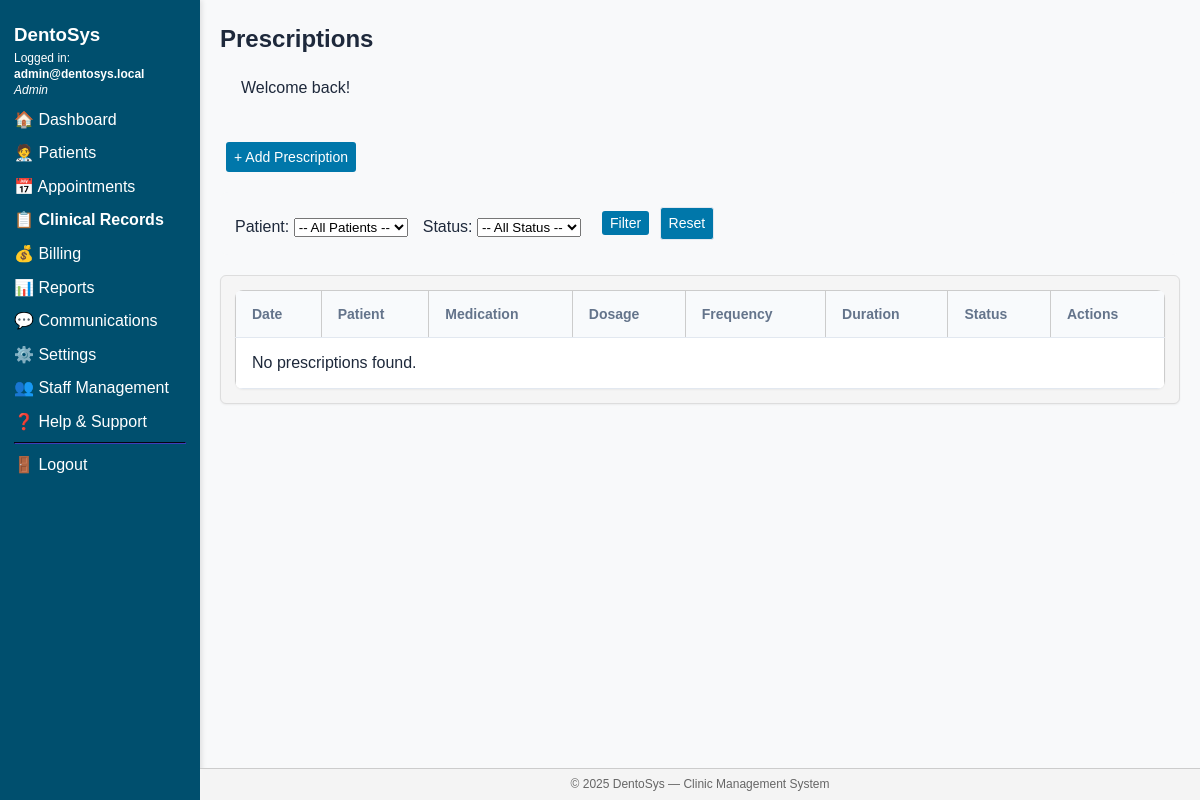
The app's page /pages/records/prescriptions.php (signed in), older data.
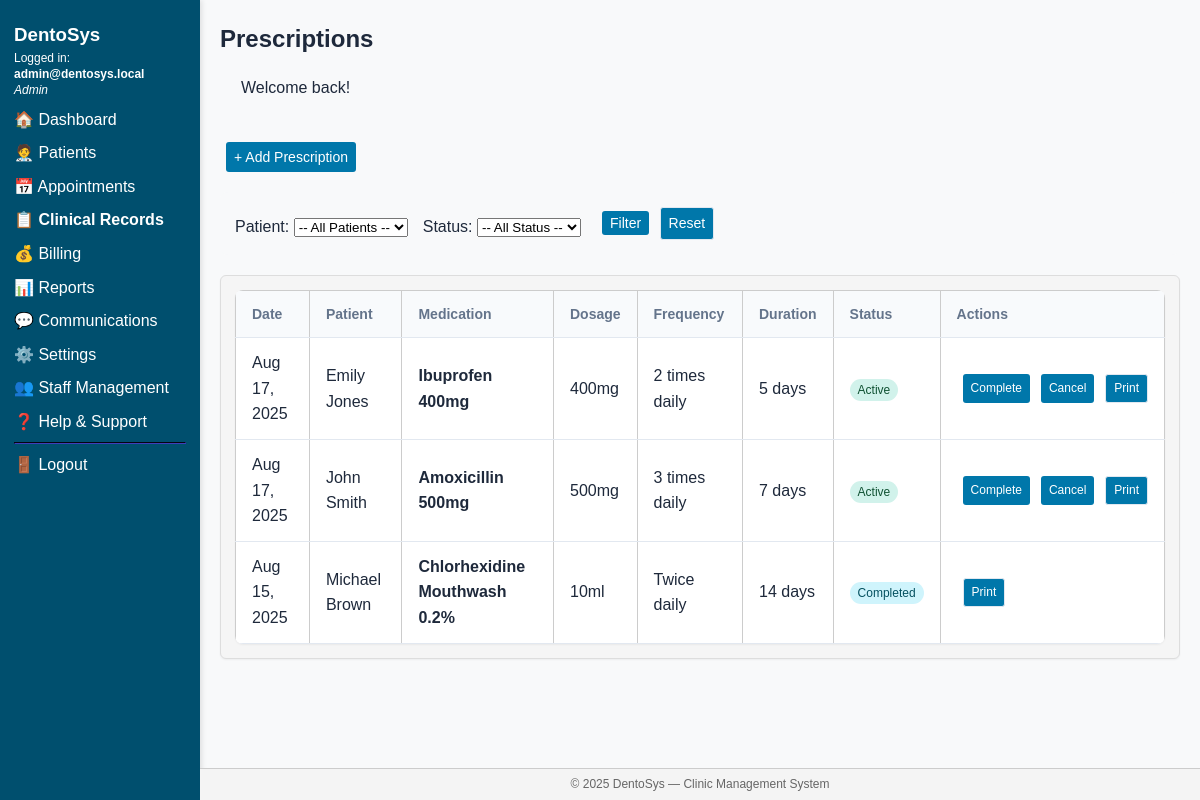
The same page, newer data.
### tables this page shows
CREATE TABLE `UserTbl` (
  `user_id` int(11) NOT NULL AUTO_INCREMENT,
  `email` varchar(100) NOT NULL,
  `password_hash` varchar(255) NOT NULL,
  `role_id` int(11) NOT NULL,
  `is_active` tinyint(1) DEFAULT 1,
  `created_at` timestamp NULL DEFAULT current_timestamp(),
  PRIMARY KEY (`user_id`),
  UNIQUE KEY `email` (`email`),
  KEY `role_id` (`role_id`),
  CONSTRAINT `UserTbl_ibfk_1` FOREIGN KEY (`role_id`) REFERENCES `Role` (`role_id`)
);

CREATE TABLE `Role` (
  `role_id` int(11) NOT NULL,
  `role_name` varchar(50) NOT NULL,
  PRIMARY KEY (`role_id`),
  UNIQUE KEY `role_name` (`role_name`)
);

CREATE TABLE `Prescriptions` (
  `prescription_id` int(11) NOT NULL AUTO_INCREMENT,
  `patient_id` int(11) NOT NULL,
  `dentist_id` int(11) NOT NULL,
  `appointment_id` int(11) DEFAULT NULL,
  `medication_name` varchar(255) NOT NULL,
  `dosage` varchar(100) NOT NULL,
  `frequency` varchar(100) NOT NULL,
  `duration` varchar(100) NOT NULL,
  `instructions` text DEFAULT NULL,
  `status` enum('Active','Completed','Cancelled') DEFAULT 'Active',
  `prescribed_date` datetime DEFAULT current_timestamp(),
  `created_at` timestamp DEFAULT current_timestamp(),
  `updated_at` timestamp DEFAULT current_timestamp() ON UPDATE current_timestamp(),
  PRIMARY KEY (`prescription_id`),
  KEY `patient_id` (`patient_id`),
  KEY `dentist_id` (`dentist_id`),
  KEY `appointment_id` (`appointment_id`),
  CONSTRAINT `Prescriptions_ibfk_1` FOREIGN KEY (`patient_id`) REFERENCES `Patient` (`patient_id`),
  CONSTRAINT `Prescriptions_ibfk_2` FOREIGN KEY (`dentist_id`) REFERENCES `Dentist` (`dentist_id`),
  CONSTRAINT `Prescriptions_ibfk_3` FOREIGN KEY (`appointment_id`) REFERENCES `Appointment` (`appointment_id`)
);

### pages/records/prescriptions.php (the view, shortened to what this page needs)
<?php
require_once BASE_PATH . '/includes/functions.php';
$conn->query("
CREATE TABLE IF NOT EXISTS Prescription (
    prescription_id INT AUTO_INCREMENT PRIMARY KEY,
    patient_id INT NOT NULL,
    dentist_id INT NOT NULL,
    appointment_id INT,
    medication_name VARCHAR(255) NOT NULL,
    dosage VARCHAR(100),
    frequency VARCHAR(100),
    duration VARCHAR(100),
    instructions TEXT,
    prescribed_date DATE NOT NULL,
    status ENUM('Active', 'Completed', 'Cancelled') DEFAULT 'Active',
    created_at TIMESTAMP DEFAULT CURRENT_TIMESTAMP,
    FOREIGN KEY (patient_id) REFERENCES Patient(patient_id) ON DELETE CASCADE,
    FOREIGN KEY (dentist_id) REFERENCES Dentist(dentist_id) ON DELETE CASCADE,
    FOREIGN KEY (appointment_id) REFERENCES Appointment(appointment_id) ON DELETE SET NULL
)
");
$whereSQL = "WHERE 1=1";
$sql = "SELECT pr.*,
               CONCAT(p.first_name, ' ', p.last_name) AS patient_name,
               CONCAT(u.email) AS dentist_name
        FROM Prescriptions pr
        JOIN Patient p ON p.patient_id = pr.patient_id
        JOIN Dentist d ON d.dentist_id = pr.dentist_id
        JOIN UserTbl u ON u.user_id = d.user_id
        $whereSQL
        ORDER BY pr.prescribed_date DESC";
$prescriptions = $conn->query($sql);
include BASE_PATH . '/templates/header.php';
include BASE_PATH . '/templates/sidebar.php';
?>
<main>
  <h2>Prescriptions</h2>
  <?= get_flash(); ?>
  <div style="margin-bottom: 20px;">
    <a class="btn btn-primary" href="add_prescription.php">+ Add Prescription</a>
  </div>
  <form method="get" style="margin-bottom:20px; padding:15px; background:#f8f9fa; border-radius:8px;">
    <div style="display:flex; gap:15px; align-items:end; flex-wrap:wrap;">
      <div>
        <label>Patient:</label>
        <select name="patient" style="margin-top:5px;">
          <option value="">-- All Patients --</option>
        </select>
      </div>
      <div>
        <label>Status:</label>
        <select name="status" style="margin-top:5px;">
          <option value="">-- All Status --</option>
        </select>
      </div>
      <div>
        <button type="submit" class="btn btn-secondary">Filter</button>
        <a href="prescriptions.php" class="btn btn-outline">Reset</a>
      </div>
    </div>
  </form>
  <div class="card">
    <table class="table">
      <thead>
        <tr>
          <th>Date</th>
          <th>Patient</th>
          <th>Medication</th>
          <th>Dosage</th>
          <th>Frequency</th>
          <th>Duration</th>
          <th>Status</th>
          <th>Actions</th>
        </tr>
      </thead>
      <tbody>
        <?php if ($prescriptions->num_rows === 0): ?>
          <tr><td colspan="8" class="text-center">No prescriptions found.</td></tr>
        <?php else: ?>
          <?php while ($rx = $prescriptions->fetch_assoc()): ?>
            <tr>
              <td><?= date('M d, Y', strtotime($rx['prescribed_date'])); ?></td>
              <td><?= htmlspecialchars($rx['patient_name']); ?></td>
              <td><strong><?= htmlspecialchars($rx['medication_name']); ?></strong></td>
              <td><?= htmlspecialchars($rx['dosage']); ?></td>
              <td><?= htmlspecialchars($rx['frequency']); ?></td>
              <td><?= htmlspecialchars($rx['duration']); ?></td>
              <td>
                <span class="badge badge-<?= strtolower($rx['status']) === 'active' ? 'success' : (strtolower($rx['status']) === 'completed' ? 'primary' : 'danger'); ?>">
                  <?= $rx['status']; ?>
                </span>
              </td>
              <td>
                <div style="display:flex; gap:5px;">
                  <?php if ($rx['status'] === 'Active'): ?>
                    <a href="?action=complete&id=<?= $rx['prescription_id']; ?>"
                       class="btn btn-sm btn-success"
                       onclick="return confirm('Mark as completed?');">Complete</a>
                    <a href="?action=cancel&id=<?= $rx['prescription_id']; ?>"
                       class="btn btn-sm btn-danger"
                       onclick="return confirm('Cancel prescription?');">Cancel</a>
                  <?php endif; ?>
                  <a href="print_prescription.php?id=<?= $rx['prescription_id']; ?>"
                     class="btn btn-sm btn-outline" target="_blank">Print</a>
                </div>
              </td>
            </tr>
          <?php endwhile; ?>
        <?php endif; ?>
      </tbody>
    </table>
  </div>
</main>
<?php include BASE_PATH . '/templates/footer.php'; ?>

### templates/header.php (shortened to what this page needs)
<!DOCTYPE html>
<html lang="en">
<head>
  <link rel="stylesheet" href="/dentosys/assets/css/framework.css">
  <link rel="stylesheet" href="/dentosys/assets/css/style.css">
</head>
<body>

### templates/sidebar.php (shortened to what this page needs)
<?php
$userEmail = $roleName = '';
$roleID    = 0;
if (!empty($_SESSION['user_id'])) {
    $uid = (int)$_SESSION['user_id'];
    $qry = $conn->query(
        "SELECT u.email, r.role_name, r.role_id
         FROM UserTbl u
         JOIN Role   r ON r.role_id = u.role_id
         WHERE u.user_id = $uid LIMIT 1"
    );
    if ($row = $qry->fetch_assoc()) {
        $userEmail = $row['email'];
        $roleName  = $row['role_name'];
        $roleID    = (int) $row['role_id'];
    }
}
$current = $_SERVER['REQUEST_URI'];
$active  = fn(string $sub) =>
    (strpos($current, $sub) !== false) ? 'style="font-weight:bold;"' : '';
?>
<aside class="sidebar">
  <h3 style="margin-top:0;">DentoSys</h3>
  <p style="font-size:12px;line-height:1.35em;">
    Logged&nbsp;in:<br>
    <strong><?= htmlspecialchars($userEmail); ?></strong><br>
    <em><?= htmlspecialchars($roleName); ?></em>
  </p>
  <nav>
    <?php if ($roleID === 4):  ?>
      <a <?= $active('/dashboard');       ?> href="/dentosys/pages/patients/my_profile.php">👤 My Profile</a>
      <a <?= $active('/appointments');    ?> href="/dentosys/pages/patients/my_appointments.php">📅 My Appointments</a>
      <a <?= $active('/records');         ?> href="/dentosys/pages/patients/my_records.php">📋 My Records</a>
      <a <?= $active('/prescriptions');   ?> href="/dentosys/pages/patients/my_prescriptions.php">💊 My Prescriptions</a>
      <a <?= $active('/billing');         ?> href="/dentosys/pages/patients/my_billing.php">💰 My Bills</a>
      <a <?= $active('/book');            ?> href="/dentosys/pages/patients/book_appointment.php">➕ Book Appointment</a>
    <?php else:  ?>
      <a <?= $active('/dashboard.php');   ?> href="/dentosys/pages/dashboard.php">🏠 Dashboard</a>
      <a <?= $active('/patients');        ?> href="/dentosys/pages/patients/list.php">🧑‍⚕️ Patients</a>
      <a <?= $active('/appointments');    ?> href="/dentosys/pages/appointments/calendar.php">📅 Appointments</a>
      <a <?= $active('/records');         ?> href="/dentosys/pages/records/list.php">📋 Clinical Records</a>
      <a <?= $active('/billing');         ?> href="/dentosys/pages/billing/invoices.php">💰 Billing</a>
      <?php if ($roleID !== 3):  ?>
        <a <?= $active('/reports');       ?> href="/dentosys/pages/reports/financial.php">📊 Reports</a>
        <a <?= $active('/communications');?> href="/dentosys/pages/communications/templates.php">💬 Communications</a>
      <?php endif; ?>
      <?php if ($roleID === 1):  ?>
        <a <?= $active('/settings');      ?> href="/dentosys/pages/settings/index.php">⚙️ Settings</a>
        <a <?= $active('/users');         ?> href="/dentosys/pages/settings/users.php">👥 Staff Management</a>
      <?php endif; ?>
    <?php endif; ?>
    <a <?= $active('/help');            ?> href="/dentosys/pages/help.php">❓ Help & Support</a>
    <hr style="border-color:#226;">
    <a href="/dentosys/auth/logout.php">🚪 Logout</a>
  </nav>
</aside>

### includes/functions.php (shortened to what this page needs)
<?php
function get_flash(): string {
    if (!empty($_SESSION['flash'])) {
        $m = $_SESSION['flash'];
        return "<div class='flash'>$m</div>";
    }
    return '';
}

### templates/footer.php (shortened to what this page needs)
<footer class="site-footer">
  © <?= date('Y'); ?> DentoSys — Clinic Management System
</footer>
</body>
</html>

### assets/css/framework.css (style rules this page uses)
:root { --primary-color: #2563eb; --primary-hover: #1d4ed8; --secondary-color: #64748b; --success-color: #10b981; --warning-color: #f59e0b; --error-color: #ef4444; --background: #f8fafc; --surface: #ffffff; --text-primary: #1e293b; --text-secondary: #64748b; --border-color: #e2e8f0; --font-family: 'Inter', -apple-system, BlinkMacSystemFont, sans-serif; --font-size-xs: 0.75rem; --font-size-sm: 0.875rem; --font-size-base: 1rem; --font-size-lg: 1.125rem; --font-size-xl: 1.25rem; --font-size-2xl: 1.5rem; --font-size-3xl: 1.875rem; --spacing-1: 0.25rem; --spacing-2: 0.5rem; --spacing-3: 0.75rem; --spacing-4: 1rem; --spacing-6: 1.5rem; --spacing-8: 2rem; --radius-sm: 0.25rem; --radius-md: 0.375rem; --radius-lg: 0.5rem; --radius-xl: 0.75rem; --shadow-sm: 0 1px 2px 0 rgb(0 0 0 / 0.05); --shadow-md: 0 4px 6px -1px rgb(0 0 0 / 0.1); --shadow-lg: 0 10px 15px -3px rgb(0 0 0 / 0.1); }
* { box-sizing: border-box; margin: 0; padding: 0; }
body { font-family: var(--font-family); font-size: var(--font-size-base); line-height: 1.6; color: var(--text-primary); background-color: var(--background); }
.card { background: var(--surface); border: 1px solid var(--border-color); border-radius: var(--radius-lg); padding: var(--spacing-6); box-shadow: var(--shadow-sm); transition: box-shadow 0.2s ease; }
.btn { display: inline-flex; align-items: center; justify-content: center; padding: var(--spacing-2) var(--spacing-4); font-size: var(--font-size-sm); font-weight: 500; border: none; border-radius: var(--radius-md); cursor: pointer; text-decoration: none; transition: all 0.2s ease; gap: var(--spacing-2); }
.btn-primary { background-color: var(--primary-color); color: white; }
.btn-secondary { background-color: var(--secondary-color); color: white; }
.btn-success { background-color: var(--success-color); color: white; }
.btn-danger { background-color: var(--error-color); color: white; }
.btn-outline { background-color: transparent; border: 1px solid var(--border-color); color: var(--text-primary); }
.btn-sm { padding: var(--spacing-1) var(--spacing-3); font-size: var(--font-size-xs); }
.table { width: 100%; border-collapse: collapse; background: var(--surface); border-radius: var(--radius-lg); overflow: hidden; box-shadow: var(--shadow-sm); }
.table th, .table td { padding: var(--spacing-3) var(--spacing-4); text-align: left; border-bottom: 1px solid var(--border-color); }
.table th { background-color: var(--background); font-weight: 600; font-size: var(--font-size-sm); color: var(--text-secondary); }
.text-center { text-align: center; }

### assets/css/style.css (style rules this page uses)
body { background-color: #f8f9fa; }
.sidebar { width: 240px; min-height: 100vh; background-color: #004F6E; color: #fff; box-shadow: 2px 0 5px rgba(0,0,0,0.1); }
main { flex: 1; padding: 2rem; overflow-x: auto; }
.flash { padding: 1rem 1.25rem; margin-bottom: 1.5rem; border: 1px solid transparent; border-radius: .25rem; }

### templates/header.php (style rules this page uses)
body { display:flex;min-height:100vh;margin:0;font-family:Arial,Helvetica,sans-serif; }
.sidebar { width:200px;min-height:100vh;background:#004F6E;color:#fff;padding:20px 14px;box-sizing:border-box; }
.sidebar a { color:#fff;text-decoration:none;display:block;margin:8px 0; }
main { flex:1;padding:20px 20px 60px;box-sizing:border-box;overflow-x:auto; }
.site-footer { position:fixed; left:200px; bottom:0; width:calc(100% - 200px); background:#f4f4f4; color:#666; text-align:center; font-size:12px; padding:6px 0; border-top:1px solid #ccc; box-sizing:border-box; }
.card { background:#f5f5f5;border:1px solid #ddd;border-radius:6px; padding:14px;text-align:center;min-width:160px; }
.btn { background:#0077aa;color:#fff;padding:4px 8px;border-radius:3px;text-decoration:none;margin-left:6px }
table { border-collapse:collapse;width:100% }
th,td { border:1px solid #ccc;padding:6px }
th { background:#f4f4f4 }

### pages/records/prescriptions.php (style rules this page uses)
.badge { padding: 4px 8px; border-radius: 12px; font-size: 12px; font-weight: 500; }
.badge-success { background: #d1f2eb; color: #0f5132; }
.badge-primary { background: #cff4fc; color: #055160; }

Row changes from the older to the newer data that the page shows:
added prescriptions: prescribed_date "Aug 17, 2025", patient_name "Emily Jones", medication_name "Ibuprofen 400mg", dosage "400mg", frequency "2 times daily", duration "5 days", status "Active"
added prescriptions: prescribed_date "Aug 17, 2025", patient_name "John Smith", medication_name "Amoxicillin 500mg", dosage "500mg", frequency "3 times daily", duration "7 days", status "Active"
added prescriptions: prescribed_date "Aug 15, 2025", patient_name "Michael Brown", medication_name "Chlorhexidine Mouthwash 0.2%", dosage "10ml", frequency "Twice daily", duration "14 days", status "Completed"
Text that changed along with them:
text no longer shown: "No prescriptions found."
